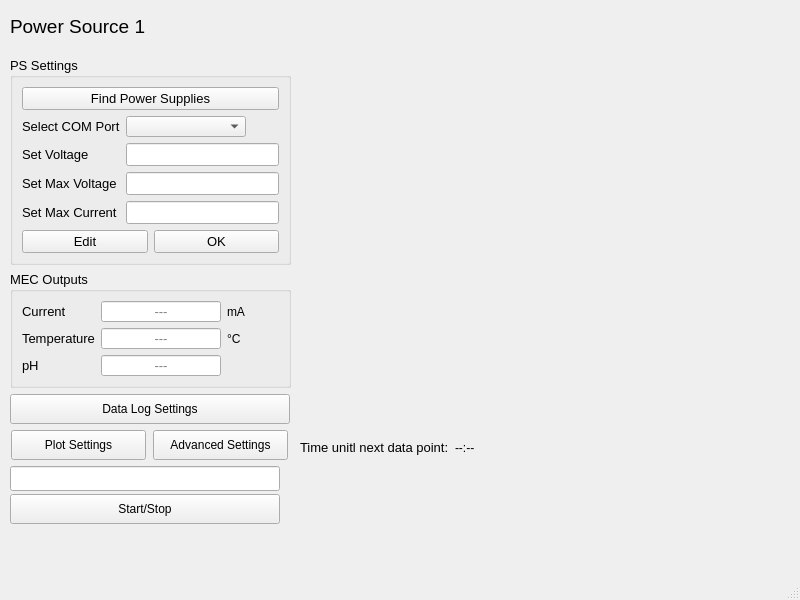
<?xml version="1.0" encoding="UTF-8"?>
<ui version="4.0">
 <class>MainWindow</class>
 <widget class="QMainWindow" name="MainWindow">
  <property name="geometry">
   <rect>
    <x>0</x>
    <y>0</y>
    <width>800</width>
    <height>600</height>
   </rect>
  </property>
  <property name="minimumSize">
   <size>
    <width>800</width>
    <height>600</height>
   </size>
  </property>
  <property name="maximumSize">
   <size>
    <width>800</width>
    <height>600</height>
   </size>
  </property>
  <property name="windowTitle">
   <string>MainWindow</string>
  </property>
  <widget class="QWidget" name="centralwidget">
   <widget class="PlotWidget" name="graphWidget" native="true">
    <property name="geometry">
     <rect>
      <x>300</x>
      <y>0</y>
      <width>501</width>
      <height>431</height>
     </rect>
    </property>
   </widget>
   <widget class="QWidget" name="layoutWidget">
    <property name="geometry">
     <rect>
      <x>300</x>
      <y>440</y>
      <width>251</width>
      <height>37</height>
     </rect>
    </property>
    <layout class="QFormLayout" name="formLayout_3">
     <item row="0" column="0">
      <widget class="QLabel" name="timeuntilLabel">
       <property name="font">
        <font>
         <pointsize>10</pointsize>
        </font>
       </property>
       <property name="text">
        <string>Time unitl next data point:</string>
       </property>
      </widget>
     </item>
     <item row="0" column="1">
      <widget class="QLabel" name="timerLabel">
       <property name="text">
        <string>--:--</string>
       </property>
      </widget>
     </item>
    </layout>
   </widget>
   <widget class="QWidget" name="">
    <property name="geometry">
     <rect>
      <x>10</x>
      <y>2</y>
      <width>281</width>
      <height>522</height>
     </rect>
    </property>
    <layout class="QVBoxLayout" name="verticalLayout_3">
     <item>
      <widget class="QLabel" name="label">
       <property name="font">
        <font>
         <pointsize>14</pointsize>
        </font>
       </property>
       <property name="text">
        <string>Power Source 1</string>
       </property>
      </widget>
     </item>
     <item>
      <widget class="QGroupBox" name="groupBox">
       <property name="font">
        <font>
         <pointsize>10</pointsize>
        </font>
       </property>
       <property name="title">
        <string>PS Settings</string>
       </property>
       <layout class="QFormLayout" name="formLayout_2">
        <item row="1" column="0">
         <widget class="QLabel" name="portboxLabel">
          <property name="font">
           <font>
            <pointsize>10</pointsize>
           </font>
          </property>
          <property name="text">
           <string>Select COM Port</string>
          </property>
         </widget>
        </item>
        <item row="1" column="1">
         <widget class="QComboBox" name="comBox">
          <property name="maximumSize">
           <size>
            <width>120</width>
            <height>21</height>
           </size>
          </property>
          <property name="editable">
           <bool>false</bool>
          </property>
         </widget>
        </item>
        <item row="2" column="0">
         <widget class="QLabel" name="label_2">
          <property name="font">
           <font>
            <pointsize>10</pointsize>
           </font>
          </property>
          <property name="text">
           <string>Set Voltage</string>
          </property>
         </widget>
        </item>
        <item row="2" column="1">
         <widget class="QLineEdit" name="setvoltageDisplay">
          <property name="alignment">
           <set>Qt::AlignCenter</set>
          </property>
          <property name="readOnly">
           <bool>true</bool>
          </property>
         </widget>
        </item>
        <item row="3" column="0">
         <widget class="QLabel" name="label_4">
          <property name="font">
           <font>
            <pointsize>10</pointsize>
           </font>
          </property>
          <property name="text">
           <string>Set Max Voltage</string>
          </property>
         </widget>
        </item>
        <item row="3" column="1">
         <widget class="QLineEdit" name="maxvoltageDisplay">
          <property name="alignment">
           <set>Qt::AlignCenter</set>
          </property>
          <property name="readOnly">
           <bool>true</bool>
          </property>
         </widget>
        </item>
        <item row="4" column="0">
         <widget class="QLabel" name="label_3">
          <property name="font">
           <font>
            <pointsize>10</pointsize>
           </font>
          </property>
          <property name="text">
           <string>Set Max Current</string>
          </property>
         </widget>
        </item>
        <item row="4" column="1">
         <widget class="QLineEdit" name="maxcurrentDisplay">
          <property name="alignment">
           <set>Qt::AlignCenter</set>
          </property>
          <property name="readOnly">
           <bool>true</bool>
          </property>
         </widget>
        </item>
        <item row="5" column="0" colspan="2">
         <layout class="QHBoxLayout" name="horizontalLayout_2">
          <item>
           <widget class="QPushButton" name="settingsEditButton">
            <property name="text">
             <string>Edit</string>
            </property>
           </widget>
          </item>
          <item>
           <widget class="QPushButton" name="settingsOKButton">
            <property name="text">
             <string>OK</string>
            </property>
           </widget>
          </item>
         </layout>
        </item>
        <item row="0" column="0" colspan="2">
         <widget class="QPushButton" name="findPSButton">
          <property name="text">
           <string>Find Power Supplies</string>
          </property>
         </widget>
        </item>
       </layout>
      </widget>
     </item>
     <item>
      <widget class="QGroupBox" name="groupBox_2">
       <property name="font">
        <font>
         <pointsize>10</pointsize>
        </font>
       </property>
       <property name="title">
        <string>MEC Outputs</string>
       </property>
       <layout class="QFormLayout" name="formLayout">
        <item row="0" column="0">
         <widget class="QLabel" name="currentLabel">
          <property name="font">
           <font>
            <pointsize>10</pointsize>
           </font>
          </property>
          <property name="autoFillBackground">
           <bool>false</bool>
          </property>
          <property name="text">
           <string>Current</string>
          </property>
         </widget>
        </item>
        <item row="0" column="1">
         <layout class="QHBoxLayout" name="horizontalLayout">
          <item>
           <widget class="QLineEdit" name="currentDisplay">
            <property name="maximumSize">
             <size>
              <width>120</width>
              <height>21</height>
             </size>
            </property>
            <property name="font">
             <font>
              <pointsize>10</pointsize>
             </font>
            </property>
            <property name="cursor">
             <cursorShape>ArrowCursor</cursorShape>
            </property>
            <property name="alignment">
             <set>Qt::AlignCenter</set>
            </property>
            <property name="readOnly">
             <bool>true</bool>
            </property>
            <property name="placeholderText">
             <string>---</string>
            </property>
           </widget>
          </item>
          <item>
           <widget class="QLabel" name="currentunitLabel">
            <property name="maximumSize">
             <size>
              <width>22</width>
              <height>21</height>
             </size>
            </property>
            <property name="font">
             <font>
              <pointsize>9</pointsize>
             </font>
            </property>
            <property name="text">
             <string>mA</string>
            </property>
           </widget>
          </item>
         </layout>
        </item>
        <item row="1" column="0">
         <widget class="QLabel" name="tempLabel">
          <property name="font">
           <font>
            <pointsize>10</pointsize>
           </font>
          </property>
          <property name="text">
           <string>Temperature</string>
          </property>
         </widget>
        </item>
        <item row="1" column="1">
         <layout class="QHBoxLayout" name="horizontalLayout_3">
          <item>
           <widget class="QLineEdit" name="tempDisplay">
            <property name="maximumSize">
             <size>
              <width>120</width>
              <height>21</height>
             </size>
            </property>
            <property name="font">
             <font>
              <pointsize>10</pointsize>
             </font>
            </property>
            <property name="cursor">
             <cursorShape>ArrowCursor</cursorShape>
            </property>
            <property name="alignment">
             <set>Qt::AlignCenter</set>
            </property>
            <property name="dragEnabled">
             <bool>false</bool>
            </property>
            <property name="readOnly">
             <bool>true</bool>
            </property>
            <property name="placeholderText">
             <string>---</string>
            </property>
           </widget>
          </item>
          <item>
           <widget class="QLabel" name="tempunitLabel">
            <property name="maximumSize">
             <size>
              <width>22</width>
              <height>21</height>
             </size>
            </property>
            <property name="font">
             <font>
              <pointsize>9</pointsize>
             </font>
            </property>
            <property name="text">
             <string>°C </string>
            </property>
           </widget>
          </item>
         </layout>
        </item>
        <item row="2" column="0">
         <widget class="QLabel" name="pHLabel">
          <property name="font">
           <font>
            <pointsize>10</pointsize>
           </font>
          </property>
          <property name="text">
           <string>pH</string>
          </property>
         </widget>
        </item>
        <item row="2" column="1">
         <layout class="QHBoxLayout" name="horizontalLayout_4">
          <item>
           <widget class="QLineEdit" name="pHDisplay">
            <property name="maximumSize">
             <size>
              <width>120</width>
              <height>21</height>
             </size>
            </property>
            <property name="font">
             <font>
              <pointsize>10</pointsize>
             </font>
            </property>
            <property name="cursor">
             <cursorShape>ArrowCursor</cursorShape>
            </property>
            <property name="alignment">
             <set>Qt::AlignCenter</set>
            </property>
            <property name="readOnly">
             <bool>true</bool>
            </property>
            <property name="placeholderText">
             <string>---</string>
            </property>
           </widget>
          </item>
          <item>
           <widget class="QLabel" name="pHblankLabel">
            <property name="maximumSize">
             <size>
              <width>22</width>
              <height>21</height>
             </size>
            </property>
            <property name="text">
             <string/>
            </property>
           </widget>
          </item>
         </layout>
        </item>
       </layout>
      </widget>
     </item>
     <item>
      <layout class="QVBoxLayout" name="verticalLayout_2">
       <item>
        <widget class="QPushButton" name="datalogButton">
         <property name="minimumSize">
          <size>
           <width>280</width>
           <height>30</height>
          </size>
         </property>
         <property name="maximumSize">
          <size>
           <width>270</width>
           <height>30</height>
          </size>
         </property>
         <property name="font">
          <font>
           <pointsize>9</pointsize>
          </font>
         </property>
         <property name="text">
          <string>Data Log Settings</string>
         </property>
        </widget>
       </item>
       <item>
        <layout class="QHBoxLayout" name="horizontalLayout_5">
         <item>
          <widget class="QPushButton" name="plotsetButton">
           <property name="minimumSize">
            <size>
             <width>135</width>
             <height>30</height>
            </size>
           </property>
           <property name="maximumSize">
            <size>
             <width>135</width>
             <height>30</height>
            </size>
           </property>
           <property name="font">
            <font>
             <pointsize>9</pointsize>
            </font>
           </property>
           <property name="text">
            <string>Plot Settings</string>
           </property>
          </widget>
         </item>
         <item>
          <widget class="QPushButton" name="advsetButton">
           <property name="minimumSize">
            <size>
             <width>135</width>
             <height>30</height>
            </size>
           </property>
           <property name="maximumSize">
            <size>
             <width>135</width>
             <height>30</height>
            </size>
           </property>
           <property name="font">
            <font>
             <pointsize>9</pointsize>
            </font>
           </property>
           <property name="text">
            <string>Advanced Settings</string>
           </property>
          </widget>
         </item>
        </layout>
       </item>
      </layout>
     </item>
     <item>
      <layout class="QVBoxLayout" name="verticalLayout">
       <property name="spacing">
        <number>3</number>
       </property>
       <property name="sizeConstraint">
        <enum>QLayout::SetMaximumSize</enum>
       </property>
       <item>
        <widget class="QLineEdit" name="onlineDisplay">
         <property name="minimumSize">
          <size>
           <width>0</width>
           <height>25</height>
          </size>
         </property>
         <property name="maximumSize">
          <size>
           <width>270</width>
           <height>25</height>
          </size>
         </property>
         <property name="font">
          <font>
           <pointsize>10</pointsize>
          </font>
         </property>
         <property name="cursor">
          <cursorShape>ArrowCursor</cursorShape>
         </property>
         <property name="text">
          <string/>
         </property>
         <property name="alignment">
          <set>Qt::AlignCenter</set>
         </property>
         <property name="readOnly">
          <bool>true</bool>
         </property>
        </widget>
       </item>
       <item>
        <widget class="QPushButton" name="startButton">
         <property name="minimumSize">
          <size>
           <width>0</width>
           <height>30</height>
          </size>
         </property>
         <property name="maximumSize">
          <size>
           <width>270</width>
           <height>30</height>
          </size>
         </property>
         <property name="font">
          <font>
           <pointsize>9</pointsize>
          </font>
         </property>
         <property name="text">
          <string>Start/Stop</string>
         </property>
         <property name="checkable">
          <bool>true</bool>
         </property>
        </widget>
       </item>
      </layout>
     </item>
    </layout>
   </widget>
  </widget>
  <widget class="QMenuBar" name="menubar">
   <property name="geometry">
    <rect>
     <x>0</x>
     <y>0</y>
     <width>800</width>
     <height>21</height>
    </rect>
   </property>
  </widget>
  <widget class="QStatusBar" name="statusbar"/>
 </widget>
 <customwidgets>
  <customwidget>
   <class>PlotWidget</class>
   <extends>QWidget</extends>
   <header>pyqtgraph</header>
   <container>1</container>
  </customwidget>
 </customwidgets>
 <resources/>
 <connections/>
</ui>
